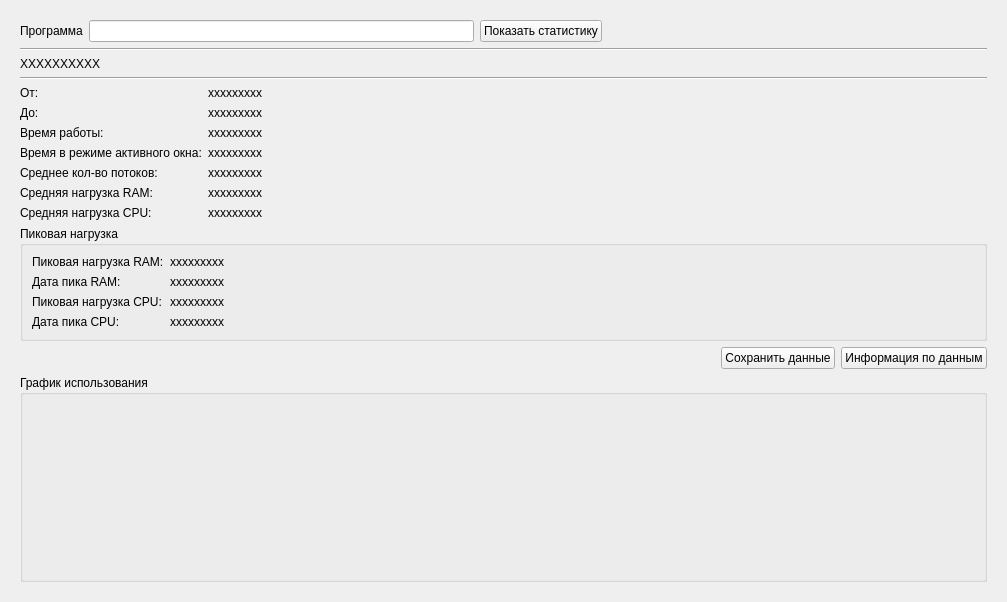
<?xml version="1.0" encoding="UTF-8"?>
<ui version="4.0">
 <class>StatisticsForm</class>
 <widget class="QWidget" name="StatisticsForm">
  <property name="geometry">
   <rect>
    <x>0</x>
    <y>0</y>
    <width>1007</width>
    <height>602</height>
   </rect>
  </property>
  <property name="windowTitle">
   <string>Form</string>
  </property>
  <layout class="QVBoxLayout" name="verticalLayout_4">
   <item>
    <widget class="QStackedWidget" name="stackedWidget">
     <property name="currentIndex">
      <number>0</number>
     </property>
     <widget class="QWidget" name="page">
      <layout class="QVBoxLayout" name="verticalLayout">
       <item>
        <layout class="QHBoxLayout" name="horizontalLayout">
         <item>
          <widget class="QLabel" name="label">
           <property name="text">
            <string>Программа</string>
           </property>
          </widget>
         </item>
         <item>
          <widget class="QLineEdit" name="lineEdit_programName"/>
         </item>
         <item>
          <widget class="QPushButton" name="pushButton_showStatistic">
           <property name="text">
            <string>Показать статистику</string>
           </property>
          </widget>
         </item>
         <item>
          <spacer name="horizontalSpacer">
           <property name="orientation">
            <enum>Qt::Horizontal</enum>
           </property>
           <property name="sizeHint" stdset="0">
            <size>
             <width>228</width>
             <height>20</height>
            </size>
           </property>
          </spacer>
         </item>
        </layout>
       </item>
       <item>
        <widget class="Line" name="line_2">
         <property name="orientation">
          <enum>Qt::Horizontal</enum>
         </property>
        </widget>
       </item>
       <item>
        <widget class="QLabel" name="label_programName">
         <property name="maximumSize">
          <size>
           <width>16777215</width>
           <height>16777215</height>
          </size>
         </property>
         <property name="text">
          <string>XXXXXXXXXX</string>
         </property>
        </widget>
       </item>
       <item>
        <widget class="Line" name="line">
         <property name="orientation">
          <enum>Qt::Horizontal</enum>
         </property>
        </widget>
       </item>
       <item>
        <layout class="QFormLayout" name="formLayout">
         <item row="0" column="0">
          <widget class="QLabel" name="label_5">
           <property name="text">
            <string>От: </string>
           </property>
          </widget>
         </item>
         <item row="0" column="1">
          <widget class="QLabel" name="label_from">
           <property name="text">
            <string>xxxxxxxxx</string>
           </property>
          </widget>
         </item>
         <item row="1" column="0">
          <widget class="QLabel" name="label_6">
           <property name="text">
            <string>До: </string>
           </property>
          </widget>
         </item>
         <item row="1" column="1">
          <widget class="QLabel" name="label_to">
           <property name="text">
            <string>xxxxxxxxx</string>
           </property>
          </widget>
         </item>
         <item row="2" column="0">
          <widget class="QLabel" name="label_7">
           <property name="text">
            <string>Время работы:</string>
           </property>
          </widget>
         </item>
         <item row="2" column="1">
          <widget class="QLabel" name="label_worktime">
           <property name="text">
            <string>xxxxxxxxx</string>
           </property>
          </widget>
         </item>
         <item row="3" column="0">
          <widget class="QLabel" name="label_8">
           <property name="text">
            <string>Время в режиме активного окна:</string>
           </property>
          </widget>
         </item>
         <item row="3" column="1">
          <widget class="QLabel" name="label_activeWorkTime">
           <property name="text">
            <string>xxxxxxxxx</string>
           </property>
          </widget>
         </item>
         <item row="4" column="0">
          <widget class="QLabel" name="label_2">
           <property name="text">
            <string>Среднее кол-во потоков: </string>
           </property>
          </widget>
         </item>
         <item row="4" column="1">
          <widget class="QLabel" name="label_thread">
           <property name="text">
            <string>xxxxxxxxx</string>
           </property>
          </widget>
         </item>
         <item row="5" column="0">
          <widget class="QLabel" name="label_3">
           <property name="text">
            <string>Средняя нагрузка RAM:</string>
           </property>
          </widget>
         </item>
         <item row="5" column="1">
          <widget class="QLabel" name="label_RAM">
           <property name="text">
            <string>xxxxxxxxx</string>
           </property>
          </widget>
         </item>
         <item row="6" column="0">
          <widget class="QLabel" name="label_9">
           <property name="text">
            <string>Средняя нагрузка CPU:</string>
           </property>
          </widget>
         </item>
         <item row="6" column="1">
          <widget class="QLabel" name="label_CPU">
           <property name="text">
            <string>xxxxxxxxx</string>
           </property>
          </widget>
         </item>
        </layout>
       </item>
       <item>
        <widget class="QGroupBox" name="groupBox">
         <property name="title">
          <string>Пиковая нагрузка</string>
         </property>
         <layout class="QFormLayout" name="formLayout_2">
          <item row="0" column="0">
           <widget class="QLabel" name="label_17">
            <property name="text">
             <string>Пиковая нагрузка RAM:</string>
            </property>
           </widget>
          </item>
          <item row="1" column="0">
           <widget class="QLabel" name="label_20">
            <property name="text">
             <string>Дата пика RAM:</string>
            </property>
           </widget>
          </item>
          <item row="2" column="0">
           <widget class="QLabel" name="label_18">
            <property name="text">
             <string>Пиковая нагрузка CPU:</string>
            </property>
           </widget>
          </item>
          <item row="3" column="0">
           <widget class="QLabel" name="label_19">
            <property name="text">
             <string>Дата пика CPU:</string>
            </property>
           </widget>
          </item>
          <item row="0" column="1">
           <widget class="QLabel" name="label_maxRam">
            <property name="text">
             <string>xxxxxxxxx</string>
            </property>
           </widget>
          </item>
          <item row="1" column="1">
           <widget class="QLabel" name="label_maxRamDate">
            <property name="text">
             <string>xxxxxxxxx</string>
            </property>
           </widget>
          </item>
          <item row="2" column="1">
           <widget class="QLabel" name="label_maxCpu">
            <property name="text">
             <string>xxxxxxxxx</string>
            </property>
           </widget>
          </item>
          <item row="3" column="1">
           <widget class="QLabel" name="label_maxCpuDate">
            <property name="text">
             <string>xxxxxxxxx</string>
            </property>
           </widget>
          </item>
         </layout>
        </widget>
       </item>
       <item>
        <layout class="QHBoxLayout" name="horizontalLayout_3">
         <item>
          <spacer name="horizontalSpacer_2">
           <property name="orientation">
            <enum>Qt::Horizontal</enum>
           </property>
           <property name="sizeHint" stdset="0">
            <size>
             <width>40</width>
             <height>20</height>
            </size>
           </property>
          </spacer>
         </item>
         <item>
          <widget class="QPushButton" name="pushButton_save">
           <property name="text">
            <string>Сохранить данные</string>
           </property>
          </widget>
         </item>
         <item>
          <widget class="QPushButton" name="pushButton_info">
           <property name="text">
            <string>Информация по данным</string>
           </property>
          </widget>
         </item>
        </layout>
       </item>
       <item>
        <widget class="QGroupBox" name="groupBox_2">
         <property name="title">
          <string>График использования</string>
         </property>
         <layout class="QHBoxLayout" name="horizontalLayout_7">
          <item>
           <layout class="QHBoxLayout" name="horizontalLayoutGraphic"/>
          </item>
          <item>
           <spacer name="verticalSpacer_2">
            <property name="orientation">
             <enum>Qt::Vertical</enum>
            </property>
            <property name="sizeHint" stdset="0">
             <size>
              <width>20</width>
              <height>40</height>
             </size>
            </property>
           </spacer>
          </item>
          <item>
           <spacer name="horizontalSpacer_4">
            <property name="orientation">
             <enum>Qt::Horizontal</enum>
            </property>
            <property name="sizeHint" stdset="0">
             <size>
              <width>40</width>
              <height>20</height>
             </size>
            </property>
           </spacer>
          </item>
         </layout>
        </widget>
       </item>
      </layout>
     </widget>
     <widget class="QWidget" name="page_2">
      <layout class="QVBoxLayout" name="verticalLayout_3">
       <item>
        <widget class="QGroupBox" name="groupBox_5">
         <property name="title">
          <string>Рассматриваемы промежуток времени:</string>
         </property>
         <layout class="QHBoxLayout" name="horizontalLayout_5">
          <item>
           <widget class="QLabel" name="label_timeInterval">
            <property name="text">
             <string>xxx-xxx</string>
            </property>
           </widget>
          </item>
         </layout>
        </widget>
       </item>
       <item>
        <widget class="QGroupBox" name="groupBox_3">
         <property name="title">
          <string>Выборка пользователей для данной формы</string>
         </property>
         <layout class="QHBoxLayout" name="horizontalLayout_2">
          <item>
           <widget class="QListWidget" name="listWidget_users"/>
          </item>
         </layout>
        </widget>
       </item>
       <item>
        <widget class="QGroupBox" name="groupBox_4">
         <property name="title">
          <string>Список программ</string>
         </property>
         <layout class="QHBoxLayout" name="horizontalLayout_4">
          <item>
           <widget class="QListWidget" name="listWidget_programs"/>
          </item>
         </layout>
        </widget>
       </item>
       <item>
        <layout class="QHBoxLayout" name="horizontalLayout_6">
         <item>
          <spacer name="horizontalSpacer_3">
           <property name="orientation">
            <enum>Qt::Horizontal</enum>
           </property>
           <property name="sizeHint" stdset="0">
            <size>
             <width>40</width>
             <height>20</height>
            </size>
           </property>
          </spacer>
         </item>
         <item>
          <widget class="QPushButton" name="pushButton_backStatistic">
           <property name="text">
            <string>Назад к статистике</string>
           </property>
          </widget>
         </item>
        </layout>
       </item>
      </layout>
     </widget>
    </widget>
   </item>
  </layout>
 </widget>
 <resources/>
 <connections/>
</ui>
